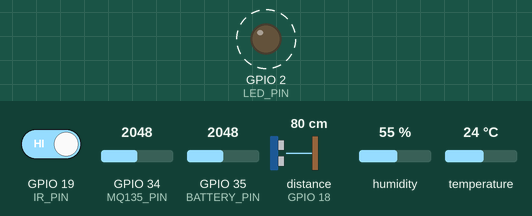
Simulated run of this sketch. Board: ESP32. Parts: output pins drawn as LEDs (lit = HIGH). Wiring (inferred from the names in the program): ultrasonic range finder: trigger GPIO 5; echo GPIO 18. Dashed ring = blinking. The test bench sets the inputs (shaded band); at power-on: GPIO 34 (MQ135_PIN) = 2048, distance to the obstacle (sensor on GPIO 18) 80 cm, humidity 55 %, GPIO 19 (IR_PIN) HIGH, GPIO 35 (BATTERY_PIN) = 2048, temperature 24 °C. The echo pulse lasts 58.3 µs per cm; WiFi joins after 1.5 s; servers stay silent unless stated; uploads are accepted with an empty reply; pins used as bus, display or sensor lines are not drawn; what the sketch prints to the serial monitor is not drawn.

Above: at 3.08 s.
3.8 s: GPIO 34 (MQ135_PIN) set to 170
7.3 s: GPIO 34 (MQ135_PIN) set to 147
At 7.7 s:
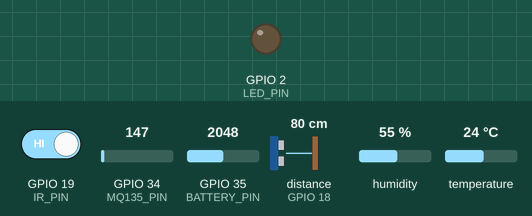
9.0 s: distance to the obstacle (sensor on GPIO 18) set to 45 cm
10.5 s: distance to the obstacle (sensor on GPIO 18) set to 36 cm
At 10.8 s:
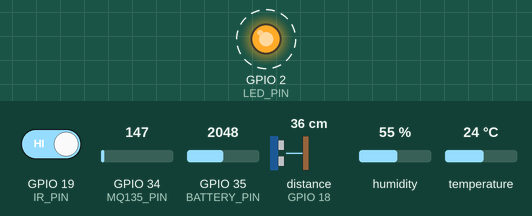
14.0 s: humidity set to 83 %
17.5 s: humidity set to 86 %
Timing chart, 0 to 22.0 s (numbered marks = the images above; inputs shaded):
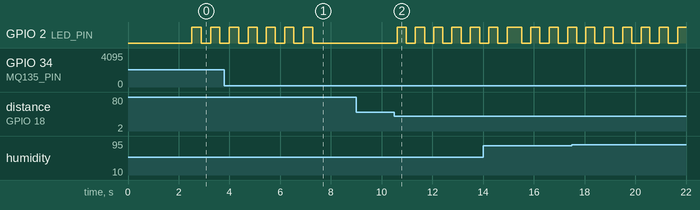

The sketch:

sanjeevni_node.ino
```cpp
// =====================================================================
// LEGACY SKETCH - kept for reference. For new nodes use
// firmware/sanjeevni_lora_node (offline flash queue, all sensors, LoRa,
// secrets.h for WiFi/keys). This one has no offline queue (B18) and its
// local water alert assumes an old 40 cm mount (B31).
// Fill in WiFi / backend URL / DEVICE_KEY below before flashing - the
// real values were removed from the code (B21); change the hotspot
// password too, since the old one is still in git history.
// =====================================================================
#include <WiFi.h>
#include <HTTPClient.h>
#include <WiFiClientSecure.h>
#include <DHT.h>

// =====================================================
// WIFI
// =====================================================

const char* WIFI_SSID = "your-wifi-name";
const char* WIFI_PASSWORD = "your-wifi-password";

// =====================================================
// BACKEND
// =====================================================

const char* BACKEND_URL =
  "https://your-ngrok-address.ngrok-free.app/api/ingest";

const char* DEVICE_ID = "NODE-04";
// Device key from: node device_keys.js add <name> --nodes <this DEVICE_ID>
// The backend refuses readings without a valid X-Device-Key.
const char* DEVICE_KEY = "paste-the-key-printed-by-device_keys.js";

// =====================================================
// PIN DEFINITIONS
// =====================================================

#define DHT_PIN 4
#define DHT_TYPE DHT22

#define ULTRASONIC_TRIG 5
#define ULTRASONIC_ECHO 18

#define IR_PIN 19

#define MQ135_PIN 34

#define LED_PIN 2

// =====================================================
// *** NEW *** NODE HEALTH TELEMETRY
// =====================================================
// Signal strength (WiFi.RSSI()) works immediately, no extra hardware -
// real dBm value from the WiFi radio already on this board.
//
// Battery percentage REQUIRES a voltage divider circuit (two resistors)
// wired from your battery's positive terminal into an ADC-capable pin,
// stepping the voltage down into the ESP32's 0-3.3V ADC range - this is
// NOT optional software, it's a real physical circuit I cannot verify
// without your actual hardware. GPIO35 is used here since it's a free
// ADC1 pin (ADC1 pins work correctly alongside WiFi; ADC2 pins like
// GPIO2's neighbors can conflict with WiFi and are best avoided for
// this). Calibrate BATTERY_ADC_MIN/MAX below to YOUR actual divider
// ratio - the defaults assume a common 2:1 divider (two equal
// resistors) for a single-cell Li-ion (3.0V empty - 4.2V full).
#define BATTERY_PIN 35
const float BATTERY_ADC_MIN = 1.5;  // ADC voltage at your divider when battery is at 3.0V (empty)
const float BATTERY_ADC_MAX = 2.1;  // ADC voltage at your divider when battery is at 4.2V (full)

// =====================================================
// DHT
// =====================================================

DHT dht(DHT_PIN, DHT_TYPE);

// =====================================================
// ALERT THRESHOLDS
// =====================================================

float TEMPERATURE_LIMIT = 50.0;
float HUMIDITY_LIMIT = 85.0;
float GAS_PPM_LIMIT = 800.0; // ppm - matches backend GAS_LEAK_THRESHOLD_PPM (was 1300 raw ADC counts)
float DISTANCE_LIMIT = 40.0;

// =====================================================
// *** NEW *** ULTRASONIC MOUNTING CALIBRATION
// =====================================================
// CHANGED: this is the one new constant added by this fix.
//
// The HC-SR04 measures distance FROM the sensor TO whatever surface is
// below it - as water rises TOWARD the sensor, that distance SHRINKS.
// Previously this raw, uninverted distance was sent directly as
// "river_level_m", which is backwards: an EMPTY container (large
// distance) was sent as a LARGE "water level", and a FULL container
// (small distance) was sent as a SMALL "water level".
//
// ULTRASONIC_MOUNT_HEIGHT_CM is the distance from the sensor to the
// EMPTY container's floor - i.e. what getDistance() reads when there is
// no water at all. Defaulted to the same 40.0 already used for
// DISTANCE_LIMIT below, since that's the number this firmware already
// treats as "the alert-worthy close distance". MEASURE YOUR OWN RIG:
// point the sensor at the empty container and read the Serial Monitor's
// "Ultrasonic: ... cm" line - use that value here instead if different.
float ULTRASONIC_MOUNT_HEIGHT_CM = 2.34; // measured on the bench rig (was 40.0 default); the ONLY mount-height setting - backend no longer re-inverts

// =====================================================
// MQ135 -> GAS PPM (CO2-equivalent)
// =====================================================
// The backend, its anomaly model and the edge model all expect gas in
// ppm (clean air ~400). analogRead() gives raw 0-4095 ADC counts, which
// were being sent as "gas_ppm" - wrong units everywhere downstream.
//
// Conversion: sensor resistance Rs from the load-resistor divider, then
// the standard MQ135 CO2 curve ppm = PARA * (Rs/R0)^-PARB (datasheet fit,
// as used by the common GeorgK MQ135 library). This is a CO2-equivalent
// estimate, NOT a calibrated reading of LPG/NH3/smoke specifically.
//
// CALIBRATE BEFORE TRUSTING THE NUMBERS:
// 1. Burn the sensor in (24h+ powered), then leave it ~10 min in clean
//    outdoor air.
// 2. Read the "MQ-135 R0" value printed on the Serial Monitor and put it
//    in MQ135_R0_KOHM below.
// 3. Check MQ135_RL_KOHM against your module's load resistor (marked
//    "102" = 1k, "103" = 10k on most breakout boards).
// 4. MQ135 modules run at 5V, so AO can exceed the ESP32's 3.3V ADC limit.
//    Use a divider (e.g. 10k/20k) and set MQ135_ADC_DIVIDER_RATIO to
//    (R1+R2)/R2 - 1.5 for 10k/20k. 1.0 means AO is wired directly.
const float MQ135_VCC = 5.0;
const float MQ135_RL_KOHM = 1.0;
const float MQ135_R0_KOHM = 76.63;          // library default - replace with your measured R0
const float MQ135_ADC_DIVIDER_RATIO = 1.0;
const float MQ135_PARA = 116.6020682;
const float MQ135_PARB = 2.769034857;
const float MQ135_ATMOSPHERIC_CO2_PPM = 420.0; // for R0 calibration in clean air

float readMq135ResistanceKohm()
{
  // analogReadMilliVolts() applies the ESP32's factory ADC calibration;
  // raw analogRead() counts are noticeably non-linear on ESP32.
  float vOut = analogReadMilliVolts(MQ135_PIN) / 1000.0 * MQ135_ADC_DIVIDER_RATIO;
  if (vOut < 0.01) return -1; // no signal - sensor unpowered/disconnected
  return MQ135_RL_KOHM * (MQ135_VCC - vOut) / vOut;
}

float readMq135Ppm()
{
  float rs = readMq135ResistanceKohm();
  if (rs <= 0) return 0;
  return MQ135_PARA * pow(rs / MQ135_R0_KOHM, -MQ135_PARB);
}

// R0 this sensor would need for the current air to read as
// MQ135_ATMOSPHERIC_CO2_PPM - only meaningful in clean outdoor air.
float calibrateMq135R0Kohm()
{
  float rs = readMq135ResistanceKohm();
  if (rs <= 0) return -1;
  return rs * pow(MQ135_ATMOSPHERIC_CO2_PPM / MQ135_PARA, 1.0 / MQ135_PARB);
}

// =====================================================
// LED BLINK
// =====================================================

unsigned long previousLEDMillis = 0;
const unsigned long LED_BLINK_TIME = 300;

bool ledState = false;

// =====================================================
// DATA SEND TIMER
// =====================================================

unsigned long previousSendMillis = 0;
const unsigned long SEND_INTERVAL = 5000;

// =====================================================
// ULTRASONIC FUNCTION
// =====================================================
// UNCHANGED - still returns the raw distance in cm. Kept as-is
// deliberately: the local alert logic below (ultrasonicAlert) and the
// Serial Monitor debug print both correctly use raw distance already
// ("close = alert"), so this function itself doesn't need to change -
// only what gets SENT to the backend does (see sendData() below).

float getDistance()
{
  // Make sure TRIG starts LOW
  digitalWrite(ULTRASONIC_TRIG, LOW);
  delayMicroseconds(5);

  // Send 10 microsecond trigger pulse
  digitalWrite(ULTRASONIC_TRIG, HIGH);
  delayMicroseconds(10);
  digitalWrite(ULTRASONIC_TRIG, LOW);

  // Wait for ECHO
  unsigned long duration =
    pulseIn(ULTRASONIC_ECHO, HIGH, 50000);

  // No echo received
  if (duration == 0)
  {
    Serial.println("Ultrasonic: NO ECHO");
    return -1;
  }

  // Calculate distance in cm
  float distance = duration * 0.0343 / 2.0;

  return distance;
}

// =====================================================
// *** NEW *** CONVERT RAW DISTANCE -> ACTUAL WATER LEVEL
// =====================================================
// CHANGED: this function is new. Inverts + clamps raw distance into an
// actual water-level reading: 0 = empty, ULTRASONIC_MOUNT_HEIGHT_CM/100
// (in meters) = full (water touching the sensor). Returns -1 unchanged
// if there was no echo at all, so the backend's existing "-1 = no valid
// reading" handling keeps working exactly as before.

float distanceToWaterLevelMeters(float distanceCm)
{
  if (distanceCm < 0)
  {
    return -1.0; // no echo - pass the sentinel through unchanged
  }

  float waterLevelCm = ULTRASONIC_MOUNT_HEIGHT_CM - distanceCm;

  if (waterLevelCm < 0) waterLevelCm = 0;
  if (waterLevelCm > ULTRASONIC_MOUNT_HEIGHT_CM) waterLevelCm = ULTRASONIC_MOUNT_HEIGHT_CM;

  return waterLevelCm / 100.0; // cm -> meters
}

// =====================================================
// *** NEW *** BATTERY PERCENTAGE (requires voltage divider - see
// BATTERY_PIN comment above for the physical circuit requirement)
// =====================================================
float readBatteryPercent()
{
  int rawAdc = analogRead(BATTERY_PIN);
  float adcVoltage = (rawAdc / 4095.0) * 3.3; // ESP32 ADC: 12-bit, 0-3.3V reference

  float percent = (adcVoltage - BATTERY_ADC_MIN) / (BATTERY_ADC_MAX - BATTERY_ADC_MIN) * 100.0;

  if (percent < 0) percent = 0;
  if (percent > 100) percent = 100;

  return percent;
}

// =====================================================
// SEND DATA TO BACKEND
// =====================================================

void sendData(
  float temperature,
  float humidity,
  float gasPpm,
  float distance,
  bool irDetected
)
{
  if (WiFi.status() != WL_CONNECTED)
  {
    Serial.println("WiFi not connected.");
    return;
  }

  // HTTPS client
  WiFiClientSecure client;
  client.setInsecure();

  HTTPClient http;

  if (!http.begin(client, BACKEND_URL))
  {
    Serial.println("HTTP connection failed!");
    return;
  }

  http.addHeader("Content-Type", "application/json");
  // REQUIRED for ngrok's free tier: without this header, ngrok shows an
  // interstitial "browser warning" page to non-browser clients too (like
  // this ESP32's HTTPClient) - your POST gets intercepted by ngrok itself
  // and never reaches server.js at all. This is very likely why no
  // "POST /api/ingest" ever showed up in the ngrok request log.
  http.addHeader("ngrok-skip-browser-warning", "true");
  http.addHeader("X-Device-Key", DEVICE_KEY);

  // ===================================================
  // BUILD JSON
  // ===================================================

  String json = "{";

  json += "\"node_id\":\"";
  json += DEVICE_ID;
  json += "\",";

  json += "\"temp_c\":";
  json += String(temperature, 2);
  json += ",";

  json += "\"humidity_pct\":";
  json += String(humidity, 2);
  json += ",";

  json += "\"gas_ppm\":";
  json += String(gasPpm, 1);
  json += ",";

  // CHANGED: previously sent raw (uninverted) distance/100.0 here.
  // Now sends the actual, correctly-inverted water level instead, so
  // "more water = bigger number" everywhere downstream, with no backend
  // correction needed.
  json += "\"river_level_m\":";

  float waterLevel = distanceToWaterLevelMeters(distance);

  if (waterLevel >= 0)
  {
    json += String(waterLevel, 3);
  }
  else
  {
    json += "-1";
  }

  json += ",";

  json += "\"flame_reading\":";
  json += irDetected ? "1.0" : "0.0";
  json += ",";

  // Currently no rain sensor
  json += "\"rainfall_mm_since_last\":0.0,";

  // *** NEW *** Node health telemetry
  json += "\"signal_strength_dbm\":";
  json += String(WiFi.RSSI());
  json += ",";

  json += "\"battery_pct\":";
  json += String(readBatteryPercent(), 1);

  json += "}";

  // ===================================================
  // PRINT DATA
  // ===================================================

  Serial.println();
  Serial.println("Sending to backend:");
  Serial.println(json);

  // ===================================================
  // POST
  // ===================================================

  int responseCode = http.POST(json);

  Serial.print("HTTP Response: ");
  Serial.println(responseCode);

  if (responseCode > 0)
  {
    String response = http.getString();

    Serial.println("Backend response:");
    Serial.println(response);
  }
  else
  {
    Serial.print("Error sending POST: ");
    Serial.println(http.errorToString(responseCode));
  }

  http.end();
}

// =====================================================
// SETUP
// =====================================================

void setup()
{
  Serial.begin(115200);

  delay(1000);

  // ===================================================
  // SENSOR INITIALIZATION
  // ===================================================

  dht.begin();

  pinMode(ULTRASONIC_TRIG, OUTPUT);
  pinMode(ULTRASONIC_ECHO, INPUT);

  pinMode(IR_PIN, INPUT);

  pinMode(MQ135_PIN, INPUT);

  // ===================================================
  // LED
  // ===================================================

  pinMode(LED_PIN, OUTPUT);
  digitalWrite(LED_PIN, LOW);

  // ===================================================
  // WIFI
  // ===================================================

  Serial.println();
  Serial.println("================================");
  Serial.println("SANJEEVNI ESP32 NODE");
  Serial.println("================================");

  Serial.println();
  Serial.println("Connecting to WiFi...");

  WiFi.begin(WIFI_SSID, WIFI_PASSWORD);

  int attempts = 0;

  while (WiFi.status() != WL_CONNECTED && attempts < 40)
  {
    delay(500);
    Serial.print(".");

    attempts++;
  }

  Serial.println();

  if (WiFi.status() == WL_CONNECTED)
  {
    Serial.println("WiFi Connected!");

    Serial.print("ESP32 IP: ");
    Serial.println(WiFi.localIP());
  }
  else
  {
    Serial.println("WiFi connection FAILED!");
    Serial.println("Check WiFi name/password.");
  }

  Serial.println();
}

// =====================================================
// MAIN LOOP
// =====================================================

void loop()
{
  // ===================================================
  // READ SENSORS
  // ===================================================

  float temperature = dht.readTemperature();

  float humidity = dht.readHumidity();

  float gasPpm = readMq135Ppm();

  float distance = getDistance();

  int irValue = digitalRead(IR_PIN);

  // Most IR modules output LOW when detecting
  bool irDetected = (irValue == LOW);

  // ===================================================
  // DHT ERROR CHECK
  // ===================================================

  if (isnan(temperature) || isnan(humidity))
  {
    Serial.println("DHT22 reading error!");

    delay(2000);

    return;
  }

  // ===================================================
  // ALERT CONDITIONS
  // ===================================================

  bool temperatureAlert =
    temperature >= TEMPERATURE_LIMIT;

  bool humidityAlert =
    humidity >= HUMIDITY_LIMIT;

  bool gasAlert =
    gasPpm >= GAS_PPM_LIMIT;

  bool ultrasonicAlert =
    (distance > 0 && distance <= DISTANCE_LIMIT);

  bool irAlert =
    irDetected;

  bool anyAlert =
    temperatureAlert ||
    humidityAlert ||
    gasAlert ||
    ultrasonicAlert ||
    irAlert;

  // ===================================================
  // LED ALERT
  // ===================================================

  if (anyAlert)
  {
    unsigned long currentMillis = millis();

    if (currentMillis - previousLEDMillis >= LED_BLINK_TIME)
    {
      previousLEDMillis = currentMillis;

      ledState = !ledState;

      digitalWrite(LED_PIN, ledState);
    }
  }
  else
  {
    ledState = false;

    digitalWrite(LED_PIN, LOW);
  }

  // ===================================================
  // SERIAL MONITOR
  // ===================================================

  Serial.println();
  Serial.println("================================");

  Serial.print("Temperature : ");
  Serial.print(temperature);
  Serial.println(" °C");

  Serial.print("Humidity    : ");
  Serial.print(humidity);
  Serial.println(" %");

  Serial.print("MQ-135      : ");
  Serial.print(gasPpm, 0);
  Serial.print(" ppm CO2-eq  (R0 if clean air: ");
  Serial.print(calibrateMq135R0Kohm(), 2);
  Serial.println(" kOhm)");

  Serial.print("Ultrasonic  : ");

  if (distance < 0)
  {
    Serial.println("NO ECHO");
  }
  else
  {
    Serial.print(distance);
    Serial.print(" cm  (water level: ");
    Serial.print(distanceToWaterLevelMeters(distance), 3);
    Serial.println(" m)");
  }

  Serial.print("IR          : ");

  if (irDetected)
  {
    Serial.println("DETECTED");
  }
  else
  {
    Serial.println("CLEAR");
  }

  // ===================================================
  // ALERT STATUS
  // ===================================================

  if (anyAlert)
  {
    Serial.println("STATUS      : ⚠ ALERT");

    if (temperatureAlert)
      Serial.println("Alert: HIGH TEMPERATURE");

    if (humidityAlert)
      Serial.println("Alert: HIGH HUMIDITY");

    if (gasAlert)
      Serial.println("Alert: HIGH GAS READING");

    if (ultrasonicAlert)
      Serial.println("Alert: WATER LEVEL HIGH");

    if (irAlert)
      Serial.println("Alert: IR DETECTION");
  }
  else
  {
    Serial.println("STATUS      : NORMAL");
  }

  // ===================================================
  // SEND TO BACKEND EVERY 5 SECONDS
  // ===================================================

  if (millis() - previousSendMillis >= SEND_INTERVAL)
  {
    previousSendMillis = millis();

    sendData(
      temperature,
      humidity,
      gasPpm,
      distance,
      irDetected
    );
  }

  // Small delay
  delay(100);
}
```

Measured:
- the behaviour switches between 159 and 158 on GPIO 34 (MQ135_PIN) (found by bisection; images 0 and 1)
- the behaviour switches between 41 and 40 cm on distance to the obstacle (sensor on GPIO 18) (found by bisection; images 1 and 2)
- after the input at 7.3 s, GPIO 2 (LED_PIN): stops changing and stays LOW
- after the input at 9.0 s, every drawn part: stays the same
- after the input at 10.5 s, GPIO 2 (LED_PIN): alternates HIGH for 0.36 s and LOW for 0.36 s, starting after 0.11 s
- by itself, GPIO 2 (LED_PIN): alternates HIGH for 0.37 s and LOW for 0.37 s
